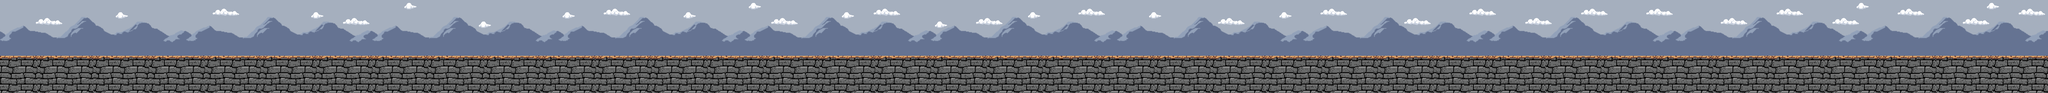

Below is a game level as drawn by its tile map, then a one-line description and the .tmx that defines it (tile-layer data replaced by summaries):
An orthogonal 220x10 tile map with 32x32 px tiles, 3 tile layers (Back, Background, Main), 6 tilesets.

<map version="1.10" tiledversion="1.10.2" orientation="orthogonal" renderorder="right-down" width="220" height="10" tilewidth="32" tileheight="32" infinite="0" nextlayerid="4" nextobjectid="1">
 <tileset firstgid="1" source="BG1.tsx" />
 <tileset firstgid="2665" source="BG2.tsx" />
 <tileset firstgid="5329" source="Rock Mountain.tsx" />
 <tileset firstgid="5729" source="MossyRockTileSet.tsx" />
 <tileset firstgid="5754" source="../Desert/stone.tsx" />
 <tileset firstgid="5904" source="Clouds.tsx" />
 <layer id="1" name="Back" width="220" height="10">
  <data>[2200 cells, 2200 non-empty, 539 distinct tile ids]</data>
 </layer>
 <layer id="2" name="Background" width="220" height="10">
  <data>[2200 cells, 2200 non-empty, 200 distinct tile ids]</data>
 </layer>
 <layer id="3" name="Main" width="220" height="10">
  <data>[2200 cells, 1076 non-empty, 34 distinct tile ids]</data>
 </layer>
</map>